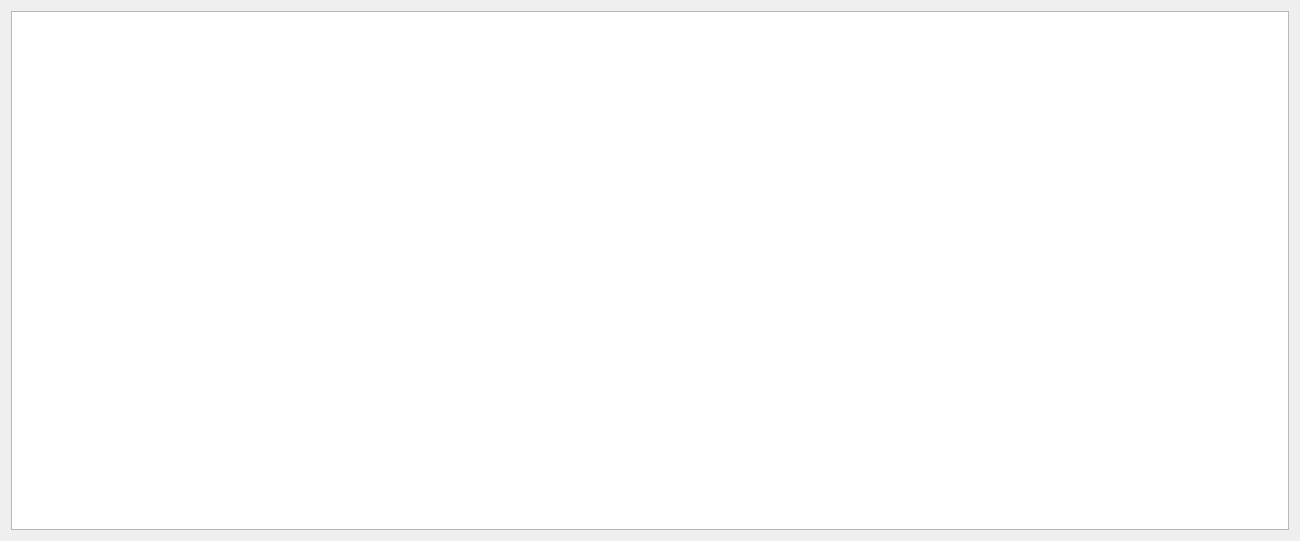
<?xml version="1.0" encoding="UTF-8"?>
<ui version="4.0">
 <class>Step7Data</class>
 <widget class="QWidget" name="Step7Data">
  <property name="geometry">
   <rect>
    <x>0</x>
    <y>0</y>
    <width>1300</width>
    <height>541</height>
   </rect>
  </property>
  <property name="windowTitle">
   <string>Form</string>
  </property>
  <layout class="QGridLayout" name="gridLayout">
   <item row="0" column="0">
    <widget class="QTableWidget" name="qTableWidget"/>
   </item>
  </layout>
 </widget>
 <resources/>
 <connections/>
</ui>
